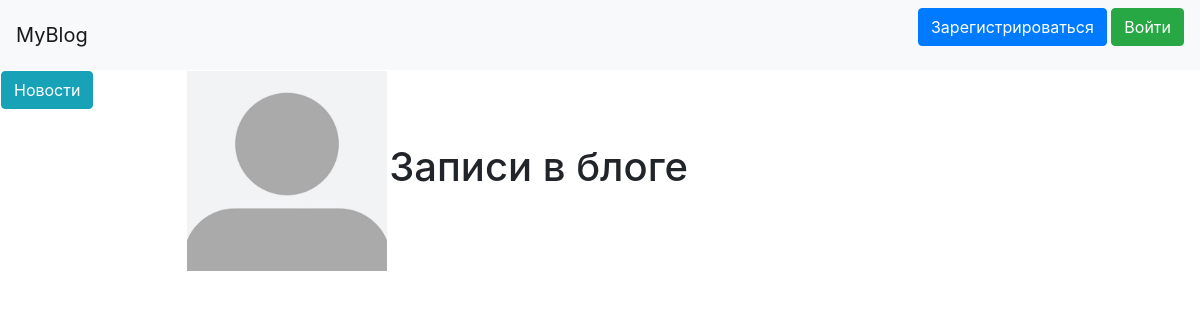
/user_profile/1, run on an earlier commit of the app's database.
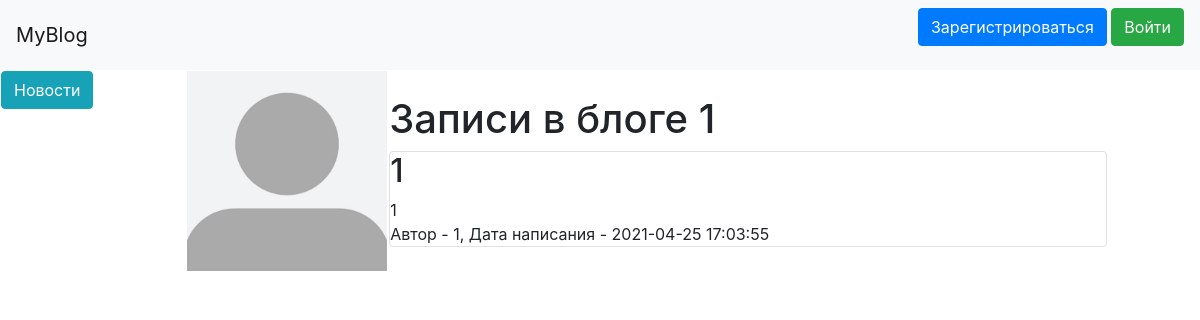
And on a later commit of the database.
### data/users.py (models this page shows, shortened)
class User(SqlAlchemyBase, UserMixin, SerializerMixin):
    __tablename__ = 'users'
    id = sqlalchemy.Column(sqlalchemy.Integer,
                           primary_key=True, autoincrement=True)
    name = sqlalchemy.Column(sqlalchemy.String, nullable=True)
    about = sqlalchemy.Column(sqlalchemy.String, nullable=True)
    email = sqlalchemy.Column(sqlalchemy.String,
                              index=True, unique=True, nullable=True)
    dialogs_with = sqlalchemy.Column(sqlalchemy.String, nullable=True)
    image = sqlalchemy.Column(sqlalchemy.String, nullable=True)
    hashed_password = sqlalchemy.Column(sqlalchemy.String, nullable=True)
    created_date = sqlalchemy.Column(sqlalchemy.DateTime,
                                     default=datetime.datetime.now)
    news = orm.relation("News", back_populates='user')

### data/news.py (models this page shows)
class News(SqlAlchemyBase, SerializerMixin):
    __tablename__ = 'news'
    id = sqlalchemy.Column(sqlalchemy.Integer, primary_key=True, autoincrement=True)
    title = sqlalchemy.Column(sqlalchemy.String, nullable=True)
    content = sqlalchemy.Column(sqlalchemy.String, nullable=True)
    created_date = sqlalchemy.Column(sqlalchemy.String, default=str(datetime.datetime.now())[:-7])
    is_private = sqlalchemy.Column(sqlalchemy.Boolean, default=True)
    image = sqlalchemy.Column(sqlalchemy.String, nullable=True)
    user_id = sqlalchemy.Column(sqlalchemy.Integer,
                                sqlalchemy.ForeignKey("users.id"))
    user = orm.relation('User')
    categories = orm.relation("Category",
                              secondary="association",
                              backref="news")

### main.py (the view, shortened to what this page needs)
@app.route('/user_profile/<userid>', methods=['GET', 'POST'])
def user_profile(userid):
    session = db_session.create_session()
    news = session.query(News).filter(News.user_id == userid)
    user = session.query(User).filter(User.id == userid).first()
    if userid not in [i.split('.')[0] for i in os.listdir(path="static/img/")]:
        img = url_for('static', filename='img/no.png')
    else:
        img = url_for('static', filename=f'img/{userid}{get_file_format(user.image)}')
    return render_template("profile.html", iimg=img, news=news, user=user)

### data/db_session.py (called while the page is built)
def create_session() -> Session:
    global __factory
    return __factory()

### templates/profile.html (shortened to what this page needs)
{% extends "base.html" %}
{% block content %}
<td>
    <img src="{{iimg}}" width="200" height="200"><br>
</td>
<td width="720">
    <h1>Записи в блоге {{user.name}}</h1>
    {% for item in news%}
    <div class="col-md6 border rounded">
        <h2>{{item.title}}</h2>
        <div>
            {{item.content}}
        </div>
        <div>
            Автор - {{item.user.name}}, Дата написания - {{item.created_date}}
        </div>
    </div>
    {% endfor %}
</td>
{% endblock %}

### templates/base.html (shortened to what this page needs)
<!doctype html>
<html lang="en">
<head>
    <link rel="stylesheet"
          href="https://stackpath.bootstrapcdn.com/bootstrap/4.4.1/css/bootstrap.min.css"
>
    <link rel="stylesheet" type="text/css" href="/static/css/mystyle.css">
</head>
<body>
<header>
    <nav class="navbar navbar-light bg-light">
        <a class="navbar-brand" href="#">MyBlog</a>
        {% if current_user.is_authenticated %}
        <a class="navbar-brand" href="/user_profile/{{ current_user.id }}"><img src="/static/img/{{ current_user.image }}" height="50" width="50"></a>
        {% else %}
        <p>
            <a class="btn btn-primary " href="/register">Зарегистрироваться</a>
            <a class="btn btn-success" href="/login">Войти</a>
        </p>
        {% endif %}
    </nav>
</header>
<table align="left">
    <tr>
        <td valign="top">
            <a class="btn btn-info " href="/">Новости</a><br><br>
        </td>
    </tr>
</table>
<table align="center">
    <tr>
        <main role="main" class="container">
            {% block content %}{% endblock %}
        </main>
    </tr>
</table>
</body>
</html>

What changed in the data, as far as the page shows it:
added User: name "1"
added News: title "1", content "1", user.name "1", created_date "2021-04-25 17:03:55"
